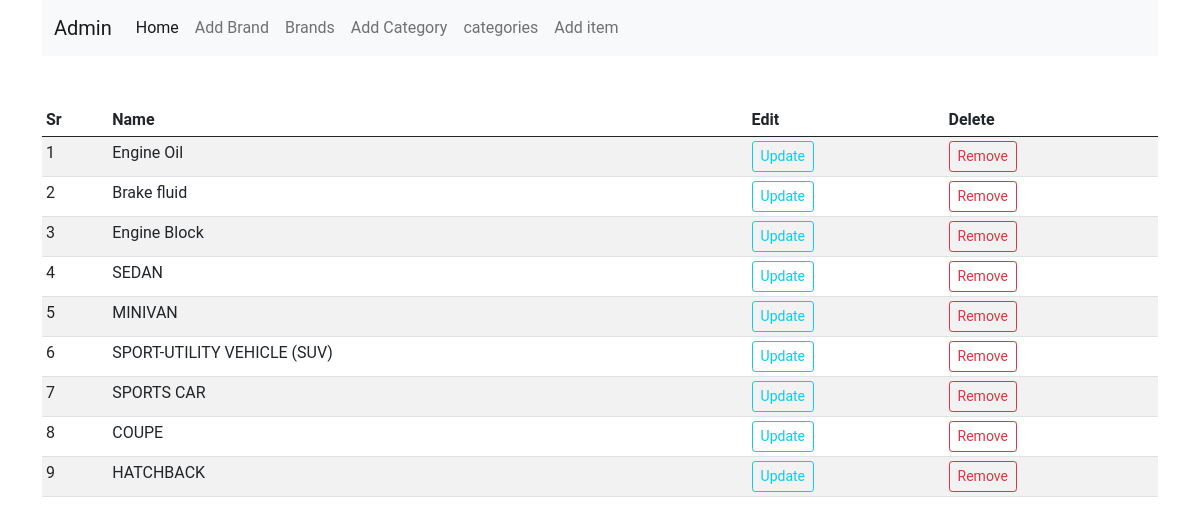
/category (signed in), run on the app's committed database.
### shop_app/items/models.py (models this page shows, shortened)
class Category(db.Model):
    id = db.Column(db.Integer, primary_key=True)
    name = db.Column(db.String(30), nullable=False, unique=True)

### shop_app/admin/routes.py (the view)
@app.route('/category')
def category():
    if 'email' not in session:
        flash('Please proceed to login page', 'danger')
        return redirect(url_for('login'))
    categories = Category.query.order_by(Category.id.desc()).all()
    return render_template('admin/brand.html', title ='Categories', categories=categories)

### shop_app/templates/admin/brand.html (shortened to what this page needs)
{% extends 'base.html' %}
{% block body %}
<div class="container">
  <nav class="navbar navbar-expand-lg navbar-light bg-light">
      <div class="container-fluid">
        <a class="navbar-brand" href="/admin">Admin</a>
        <div class="collapse navbar-collapse" id="navbarNavAltMarkup">
          <div class="navbar-nav">
            <a class="nav-link active" aria-current="page" href="/admin">Home</a>
            <a class="nav-link" href="/addNewbrand">Add Brand</a>
            <a class="nav-link" href="/brands">Brands</a>
            <a class="nav-link" href="/addcategory">Add Category</a>
            <a class="nav-link" href="/category">categories</a>
            <a class="nav-link" href="/vehiclePart">Add item</a>
          </div>
        </div>
      </div>
    </nav>
</div>
<div class="container mt-5">
    <table class="table table-sm table-condensed table-striped table-hover">
        <thead>
            <th>Sr</th>
            <th>Name</th>
            <th>Edit</th>
            <th>Delete</th>
        </thead>
        <tbody>
            {% if brands %}
            {% for brand in brands %}
            <tr>
                <td>{{loop.index}}</td>
                <td>{{brand.name}}</td>
                <td> <a href="{{url_for('updatebrand', id = brand.id)}}" class="btn btn-sm btn-outline-info" >Update</a></td>
                <td>
                   <button type="button" class="btn btn-sm btn-outline-danger" data-bs-toggle="modal" data-bs-target="#staticBackdrop-{{brand.id}}">
                    Remove
                  </button>
                  </td>
            </tr>
                  <div class="modal fade" id="staticBackdrop-{{brand.id}}" data-bs-backdrop="static" data-bs-keyboard="false" tabindex="-1" aria-labelledby="staticBackdropLabel" aria-hidden="true">
                    <div class="modal-dialog">
                      <div class="modal-content">
                        <div class="modal-header">
                          <h5 class="modal-title" id="staticBackdropLabel">{{brand.name}}</h5>
                          <button type="button" class="btn-close" data-bs-dismiss="modal" aria-label="Close"></button>
                        </div>
                        <div class="modal-body">
                          <span class="text-danger">Are you sure you want to Delete this brand?</span>
                        </div>
                        <div class="modal-footer">
                          <button type="button" class="btn btn-outline-warning btn-sm" data-bs-dismiss="modal">NO!</button>
                          <form action="{{url_for('deletebrand', id=brand.id)}}" method="POST">
                            <button type="submit" class="btn btn-sm btn-outline-danger">Yes!</button>
                          </form>
                        </div>
                      </div>
                    </div>
                  </div>
            {% endfor %}
            {% else %}
            {% for category in categories %}
            <tr>
                <td>{{loop.index}}</td>
                <td>{{category.name}}</td>
                <td> <a href="{{url_for('updatecategory', id = category.id)}}" class="btn btn-sm btn-outline-info" >Update</a></td>
                <td>
                   <button type="button" class="btn btn-sm btn-outline-danger" data-bs-toggle="modal" data-bs-target="#staticBackdrop-{{category.id}}">
                    Remove
                  </button>
                </td>
            </tr>
            {% endfor %}
            {% endif %}
        </tbody>
    </table>
</div>
{% endblock %}

### shop_app/templates/base.html (style rules this page uses)
body { font: 400 16px/1.5 'Roboto',"Helvetica Neue",Helvetica,Arial,sans-serif; background-color: #fff; color: #5a5a5a; }

### data on the page
Category: name "Engine Oil"
Category: name "Brake fluid"
Category: name "Engine Block"
Category: name "SEDAN"
Category: name "MINIVAN"
Category: name "SPORT-UTILITY VEHICLE (SUV)"
Category: name "SPORTS CAR"
Category: name "COUPE"
Category: name "HATCHBACK"
